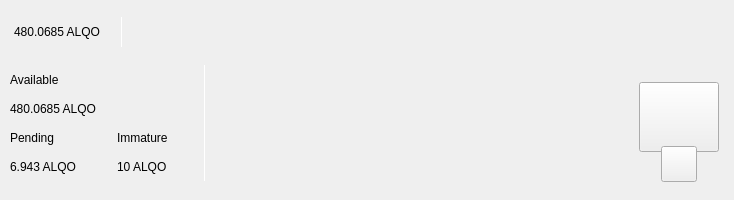
<?xml version="1.0" encoding="UTF-8"?>
<ui version="4.0">
 <class>TopBar</class>
 <widget class="QWidget" name="TopBar">
  <property name="geometry">
   <rect>
    <x>0</x>
    <y>0</y>
    <width>734</width>
    <height>200</height>
   </rect>
  </property>
  <property name="minimumSize">
   <size>
    <width>0</width>
    <height>200</height>
   </size>
  </property>
  <property name="maximumSize">
   <size>
    <width>16777215</width>
    <height>200</height>
   </size>
  </property>
  <property name="windowTitle">
   <string>Form</string>
  </property>
  <property name="styleSheet">
   <string notr="true">color: rgb(0, 0, 0);</string>
  </property>
  <layout class="QVBoxLayout" name="verticalLayout_10" stretch="0">
   <property name="spacing">
    <number>0</number>
   </property>
   <property name="leftMargin">
    <number>0</number>
   </property>
   <property name="topMargin">
    <number>0</number>
   </property>
   <property name="rightMargin">
    <number>0</number>
   </property>
   <property name="bottomMargin">
    <number>0</number>
   </property>
   <item>
    <widget class="QWidget" name="containerTop" native="true">
     <layout class="QVBoxLayout" name="verticalLayout_11">
      <property name="spacing">
       <number>0</number>
      </property>
      <property name="leftMargin">
       <number>0</number>
      </property>
      <property name="topMargin">
       <number>0</number>
      </property>
      <property name="rightMargin">
       <number>0</number>
      </property>
      <property name="bottomMargin">
       <number>0</number>
      </property>
      <item>
       <widget class="QWidget" name="top_container_2" native="true">
        <property name="minimumSize">
         <size>
          <width>0</width>
          <height>65</height>
         </size>
        </property>
        <layout class="QHBoxLayout" name="top_container">
         <property name="spacing">
          <number>0</number>
         </property>
         <property name="leftMargin">
          <number>14</number>
         </property>
         <property name="topMargin">
          <number>0</number>
         </property>
         <property name="rightMargin">
          <number>14</number>
         </property>
         <property name="bottomMargin">
          <number>0</number>
         </property>
         <item alignment="Qt::AlignVCenter">
          <widget class="QWidget" name="widgetTopAmount" native="true">
           <property name="sizePolicy">
            <sizepolicy hsizetype="Preferred" vsizetype="Maximum">
             <horstretch>0</horstretch>
             <verstretch>0</verstretch>
            </sizepolicy>
           </property>
           <layout class="QHBoxLayout" name="horizontalLayout_5">
            <property name="spacing">
             <number>0</number>
            </property>
            <property name="leftMargin">
             <number>0</number>
            </property>
            <property name="topMargin">
             <number>0</number>
            </property>
            <property name="rightMargin">
             <number>0</number>
            </property>
            <property name="bottomMargin">
             <number>0</number>
            </property>
            <item alignment="Qt::AlignTop">
             <widget class="QLabel" name="labelAmountTopPiv">
              <property name="minimumSize">
               <size>
                <width>0</width>
                <height>36</height>
               </size>
              </property>
              <property name="styleSheet">
               <string notr="true">padding:0px;margin:0px;</string>
              </property>
              <property name="text">
               <string>480.0685 ALQO</string>
              </property>
             </widget>
            </item>
            <item>
             <spacer name="horizontalSpacer_11">
              <property name="orientation">
               <enum>Qt::Horizontal</enum>
              </property>
              <property name="sizeType">
               <enum>QSizePolicy::Fixed</enum>
              </property>
              <property name="sizeHint" stdset="0">
               <size>
                <width>20</width>
                <height>20</height>
               </size>
              </property>
             </spacer>
            </item>
            <item alignment="Qt::AlignVCenter">
             <widget class="QLabel" name="label_16">
              <property name="minimumSize">
               <size>
                <width>1</width>
                <height>30</height>
               </size>
              </property>
              <property name="maximumSize">
               <size>
                <width>1</width>
                <height>30</height>
               </size>
              </property>
              <property name="styleSheet">
               <string notr="true">background-color:white;
padding:0px;
border:none;</string>
              </property>
              <property name="text">
               <string/>
              </property>
             </widget>
            </item>
            <item>
             <spacer name="horizontalSpacer_12">
              <property name="orientation">
               <enum>Qt::Horizontal</enum>
              </property>
              <property name="sizeType">
               <enum>QSizePolicy::Fixed</enum>
              </property>
              <property name="sizeHint" stdset="0">
               <size>
                <width>20</width>
                <height>20</height>
               </size>
              </property>
             </spacer>
            </item>
           </layout>
          </widget>
         </item>
         <item>
          <spacer name="horizontalSpacer">
           <property name="orientation">
            <enum>Qt::Horizontal</enum>
           </property>
           <property name="sizeHint" stdset="0">
            <size>
             <width>40</width>
             <height>20</height>
            </size>
           </property>
          </spacer>
         </item>
         <item>
          <layout class="QHBoxLayout" name="horizontalLayout_4">
           <property name="spacing">
            <number>12</number>
           </property>
           <property name="rightMargin">
            <number>0</number>
           </property>
           <item alignment="Qt::AlignRight">
            <widget class="QWidget" name="layoutSync" native="true">
             <property name="minimumSize">
              <size>
               <width>0</width>
               <height>36</height>
              </size>
             </property>
             <property name="maximumSize">
              <size>
               <width>16777215</width>
               <height>36</height>
              </size>
             </property>
             <layout class="QVBoxLayout" name="verticalLayout_9">
              <property name="leftMargin">
               <number>0</number>
              </property>
              <property name="topMargin">
               <number>0</number>
              </property>
              <property name="rightMargin">
               <number>0</number>
              </property>
              <property name="bottomMargin">
               <number>0</number>
              </property>
              <item>
               <widget class="ExpandableButton" name="pushButtonSync" native="true">
                <property name="minimumSize">
                 <size>
                  <width>36</width>
                  <height>36</height>
                 </size>
                </property>
                <property name="maximumSize">
                 <size>
                  <width>16777215</width>
                  <height>36</height>
                 </size>
                </property>
               </widget>
              </item>
             </layout>
            </widget>
           </item>
           <item>
            <widget class="ExpandableButton" name="pushButtonMint" native="true">
             <property name="minimumSize">
              <size>
               <width>36</width>
               <height>36</height>
              </size>
             </property>
            </widget>
           </item>
           <item>
            <widget class="ExpandableButton" name="pushButtonStack" native="true">
             <property name="minimumSize">
              <size>
               <width>36</width>
               <height>36</height>
              </size>
             </property>
            </widget>
           </item>
           <item>
            <widget class="ExpandableButton" name="pushButtonConnection" native="true">
             <property name="minimumSize">
              <size>
               <width>36</width>
               <height>36</height>
              </size>
             </property>
            </widget>
           </item>
           <item>
            <widget class="ExpandableButton" name="pushButtonLock" native="true">
             <property name="sizePolicy">
              <sizepolicy hsizetype="Expanding" vsizetype="Expanding">
               <horstretch>0</horstretch>
               <verstretch>0</verstretch>
              </sizepolicy>
             </property>
             <property name="minimumSize">
              <size>
               <width>36</width>
               <height>0</height>
              </size>
             </property>
            </widget>
           </item>
          </layout>
         </item>
        </layout>
       </widget>
      </item>
      <item>
       <widget class="QWidget" name="bottom_container" native="true">
        <property name="minimumSize">
         <size>
          <width>0</width>
          <height>135</height>
         </size>
        </property>
        <layout class="QHBoxLayout" name="botton_container">
         <property name="leftMargin">
          <number>10</number>
         </property>
         <property name="topMargin">
          <number>0</number>
         </property>
         <property name="rightMargin">
          <number>10</number>
         </property>
         <property name="bottomMargin">
          <number>10</number>
         </property>
         <item>
          <layout class="QHBoxLayout" name="horizontalLayout_3">
           <property name="bottomMargin">
            <number>9</number>
           </property>
           <item>
            <layout class="QVBoxLayout" name="verticalLayout_7">
             <property name="spacing">
              <number>0</number>
             </property>
             <property name="leftMargin">
              <number>0</number>
             </property>
             <property name="rightMargin">
              <number>30</number>
             </property>
             <item>
              <layout class="QVBoxLayout" name="verticalLayout_2">
               <item>
                <widget class="QLabel" name="labelTitle1">
                 <property name="text">
                  <string>Available</string>
                 </property>
                </widget>
               </item>
               <item>
                <widget class="QLabel" name="labelAmountPiv">
                 <property name="text">
                  <string>480.0685 ALQO</string>
                 </property>
                </widget>
               </item>
              </layout>
             </item>
             <item>
              <layout class="QHBoxLayout" name="horizontalLayout_2">
               <property name="spacing">
                <number>0</number>
               </property>
               <item>
                <layout class="QVBoxLayout" name="verticalLayout_3">
                 <item>
                  <widget class="QLabel" name="labelTitle3">
                   <property name="text">
                    <string>Pending</string>
                   </property>
                  </widget>
                 </item>
                 <item>
                  <widget class="QLabel" name="labelPendingPiv">
                   <property name="text">
                    <string>6.943 ALQO</string>
                   </property>
                  </widget>
                 </item>
                </layout>
               </item>
               <item>
                <spacer name="horizontalSpacer_3">
                 <property name="orientation">
                  <enum>Qt::Horizontal</enum>
                 </property>
                 <property name="sizeType">
                  <enum>QSizePolicy::Fixed</enum>
                 </property>
                 <property name="sizeHint" stdset="0">
                  <size>
                   <width>40</width>
                   <height>20</height>
                  </size>
                 </property>
                </spacer>
               </item>
               <item>
                <layout class="QVBoxLayout" name="verticalLayout_4">
                 <item>
                  <widget class="QLabel" name="labelTitle4">
                   <property name="text">
                    <string>Immature</string>
                   </property>
                  </widget>
                 </item>
                 <item>
                  <widget class="QLabel" name="labelImmaturePiv">
                   <property name="text">
                    <string>10 ALQO</string>
                   </property>
                  </widget>
                 </item>
                </layout>
               </item>
              </layout>
             </item>
            </layout>
           </item>
           <item>
            <widget class="QLabel" name="label_9">
             <property name="minimumSize">
              <size>
               <width>1</width>
               <height>100</height>
              </size>
             </property>
             <property name="maximumSize">
              <size>
               <width>1</width>
               <height>16777215</height>
              </size>
             </property>
             <property name="styleSheet">
              <string notr="true">background-color:white;
padding:0px;
border:none;</string>
             </property>
             <property name="text">
              <string/>
             </property>
            </widget>
           </item>
           <item>
            <layout class="QVBoxLayout" name="verticalLayout_8">
             <property name="spacing">
              <number>0</number>
             </property>
             <property name="leftMargin">
              <number>30</number>
             </property>
             <item>
              <layout class="QVBoxLayout" name="verticalLayout"/>
             </item>
             <item>
              <layout class="QHBoxLayout" name="horizontalLayout">
               <property name="spacing">
                <number>0</number>
               </property>
               <item>
                <layout class="QVBoxLayout" name="verticalLayout_5"/>
               </item>
              </layout>
             </item>
            </layout>
           </item>
          </layout>
         </item>
         <item>
          <spacer name="horizontalSpacer_2">
           <property name="orientation">
            <enum>Qt::Horizontal</enum>
           </property>
           <property name="sizeHint" stdset="0">
            <size>
             <width>40</width>
             <height>20</height>
            </size>
           </property>
          </spacer>
         </item>
         <item alignment="Qt::AlignHCenter|Qt::AlignVCenter">
          <widget class="QWidget" name="qrContainer" native="true">
           <property name="sizePolicy">
            <sizepolicy hsizetype="Preferred" vsizetype="Minimum">
             <horstretch>0</horstretch>
             <verstretch>0</verstretch>
            </sizepolicy>
           </property>
           <property name="minimumSize">
            <size>
             <width>90</width>
             <height>110</height>
            </size>
           </property>
           <property name="maximumSize">
            <size>
             <width>90</width>
             <height>110</height>
            </size>
           </property>
           <layout class="QVBoxLayout" name="containerQR">
            <property name="spacing">
             <number>0</number>
            </property>
            <property name="leftMargin">
             <number>5</number>
            </property>
            <property name="topMargin">
             <number>10</number>
            </property>
            <property name="rightMargin">
             <number>5</number>
            </property>
            <property name="bottomMargin">
             <number>0</number>
            </property>
            <item>
             <widget class="QPushButton" name="btnQr">
              <property name="minimumSize">
               <size>
                <width>70</width>
                <height>70</height>
               </size>
              </property>
              <property name="maximumSize">
               <size>
                <width>16777215</width>
                <height>70</height>
               </size>
              </property>
              <property name="text">
               <string/>
              </property>
              <property name="iconSize">
               <size>
                <width>70</width>
                <height>70</height>
               </size>
              </property>
             </widget>
            </item>
            <item>
             <spacer name="verticalSpacer">
              <property name="orientation">
               <enum>Qt::Vertical</enum>
              </property>
              <property name="sizeType">
               <enum>QSizePolicy::Fixed</enum>
              </property>
              <property name="sizeHint" stdset="0">
               <size>
                <width>20</width>
                <height>20</height>
               </size>
              </property>
             </spacer>
            </item>
            <item alignment="Qt::AlignHCenter|Qt::AlignBottom">
             <widget class="QPushButton" name="pushButtonQR">
              <property name="minimumSize">
               <size>
                <width>36</width>
                <height>36</height>
               </size>
              </property>
              <property name="maximumSize">
               <size>
                <width>36</width>
                <height>36</height>
               </size>
              </property>
              <property name="text">
               <string/>
              </property>
             </widget>
            </item>
           </layout>
          </widget>
         </item>
        </layout>
       </widget>
      </item>
     </layout>
    </widget>
   </item>
  </layout>
 </widget>
 <customwidgets>
  <customwidget>
   <class>ExpandableButton</class>
   <extends>QWidget</extends>
   <header>qt/pivx/expandablebutton.h</header>
   <container>1</container>
  </customwidget>
 </customwidgets>
 <resources/>
 <connections/>
</ui>
